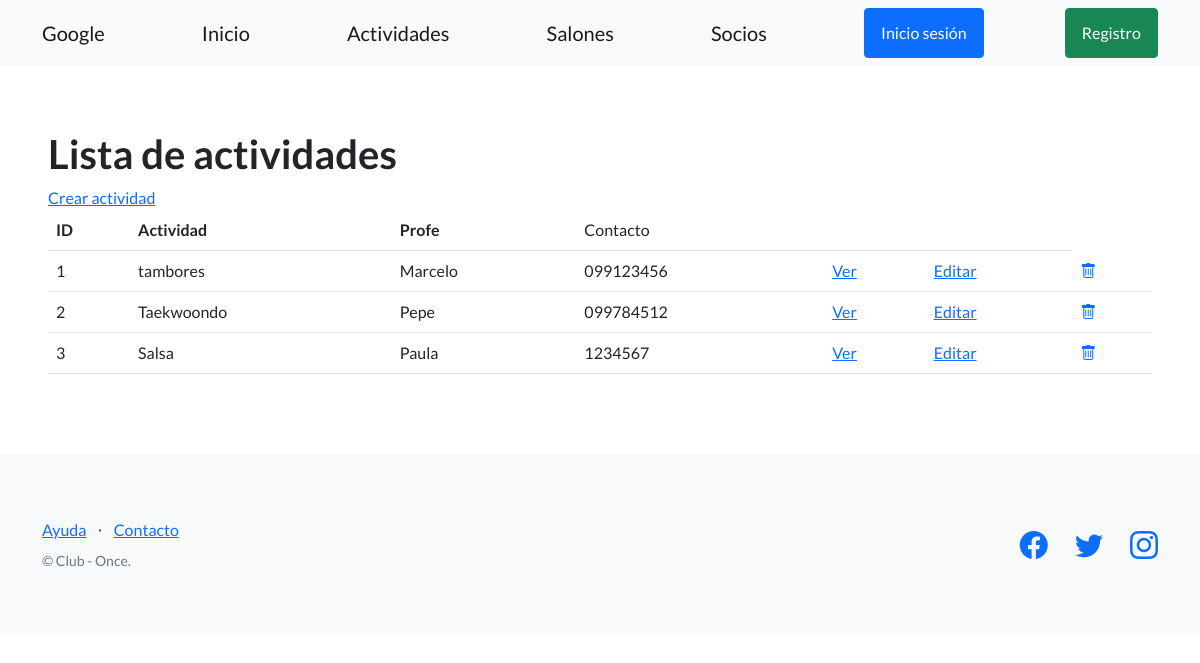
Page /actividades/ on the earlier database version.
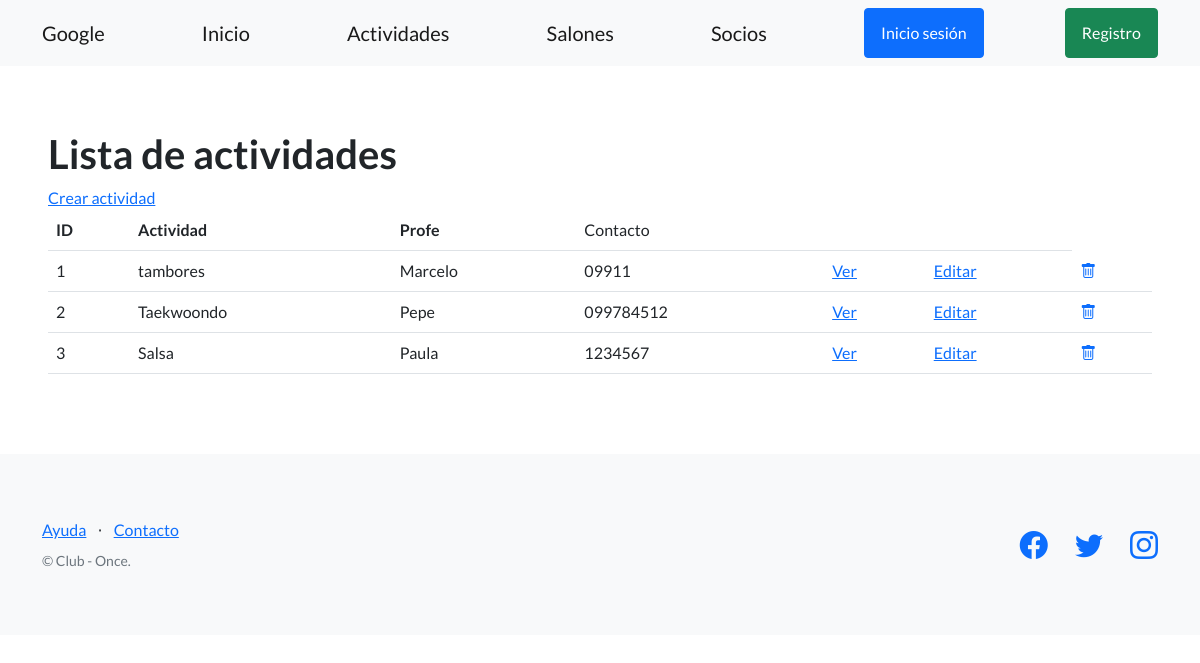
Same page on the later database version.
### club_once_estrellas/models.py (models this page shows, shortened)
class Actividades(models.Model):
    actividad = models.CharField(max_length=64)
    horario = models.TimeField()
    dia = models.CharField(max_length=64)
    nombre_profesor = models.CharField(max_length=64)
    telefono_contacto = models.CharField(max_length=20)
    creador = models.ForeignKey(User, on_delete=models.SET_NULL, null=True)

### club_once_estrellas/views.py (the view)
# urls.py: path("actividades/", ActividadesListView.as_view(), name="lista_actividades"),
class ActividadesListView(ListView):
    model = Actividades
    template_name = 'club_once_estrellas/lista_actividades.html'

### club_once_estrellas/templates/club_once_estrellas/lista_actividades.html
{% extends "club_once_estrellas/base.html" %}
{% block contenido %}
<section>
  <div>
    <h1>Lista de actividades</h1>
    <a href="{% url 'crear_actividad' %}">Crear actividad</a>
    <br>
    <table class="table">
      <tbody>
        <tr>
          <th>ID</th>
          <th>Actividad</th>
          <th>Profe</th>
          <td>Contacto</td>
          <td></td>
          <td></td>
        </tr>
        {% for actividad in object_list %}
        <tr>
          <td>{{ actividad.id }}</td>
          <td>{{ actividad.actividad }}</td>
          <td>{{ actividad.nombre_profesor }}</td>
          <td>{{ actividad.telefono_contacto }}</td>
          <td>
            <a href="{% url 'ver_actividad' actividad.id %}">Ver</a>
          </td>
          <td>
            <a href="{% url 'editar_actividad' actividad.id %}">Editar</a>
          </td>
          <td>
            <a href="{% url 'eliminar_actividad' actividad.id %}">
              <i class="bi bi-trash"></i>
            </a>
          </td>
        </tr>
        {% endfor %}
      </tbody>
    </table>
  </div>
</section>
{% endblock contenido %}

Differences in the rows shown:
changed Actividades "tambores": telefono_contacto "099123456" → "09911"
